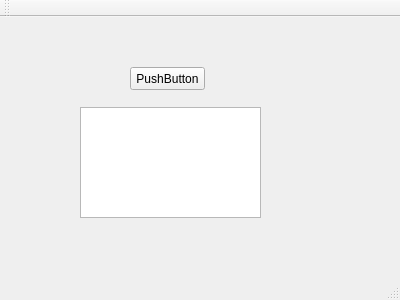
<?xml version="1.0" encoding="UTF-8"?>
<ui version="4.0">
 <class>MainWindow</class>
 <widget class="QMainWindow" name="MainWindow">
  <property name="geometry">
   <rect>
    <x>0</x>
    <y>0</y>
    <width>400</width>
    <height>300</height>
   </rect>
  </property>
  <property name="windowTitle">
   <string>MainWindow</string>
  </property>
  <property name="documentMode">
   <bool>false</bool>
  </property>
  <property name="tabShape">
   <enum>QTabWidget::Rounded</enum>
  </property>
  <widget class="QWidget" name="centralWidget">
   <widget class="QPushButton" name="pushButton">
    <property name="geometry">
     <rect>
      <x>130</x>
      <y>50</y>
      <width>75</width>
      <height>23</height>
     </rect>
    </property>
    <property name="text">
     <string>PushButton</string>
    </property>
   </widget>
   <widget class="QGraphicsView" name="graphicsView">
    <property name="geometry">
     <rect>
      <x>80</x>
      <y>90</y>
      <width>181</width>
      <height>111</height>
     </rect>
    </property>
   </widget>
   <widget class="QLabel" name="label">
    <property name="geometry">
     <rect>
      <x>300</x>
      <y>140</y>
      <width>51</width>
      <height>61</height>
     </rect>
    </property>
    <property name="text">
     <string/>
    </property>
    <property name="pixmap">
     <pixmap resource="resources.qrc">:/icons/icon.png</pixmap>
    </property>
   </widget>
   <widget class="QLabel" name="label_2">
    <property name="geometry">
     <rect>
      <x>310</x>
      <y>90</y>
      <width>41</width>
      <height>41</height>
     </rect>
    </property>
    <property name="text">
     <string/>
    </property>
   </widget>
  </widget>
  <widget class="QMenuBar" name="menuBar">
   <property name="geometry">
    <rect>
     <x>0</x>
     <y>0</y>
     <width>400</width>
     <height>21</height>
    </rect>
   </property>
  </widget>
  <widget class="QToolBar" name="mainToolBar">
   <attribute name="toolBarArea">
    <enum>TopToolBarArea</enum>
   </attribute>
   <attribute name="toolBarBreak">
    <bool>false</bool>
   </attribute>
  </widget>
  <widget class="QStatusBar" name="statusBar"/>
 </widget>
 <layoutdefault spacing="6" margin="11"/>
 <resources>
  <include location="resources.qrc"/>
 </resources>
 <connections/>
</ui>
